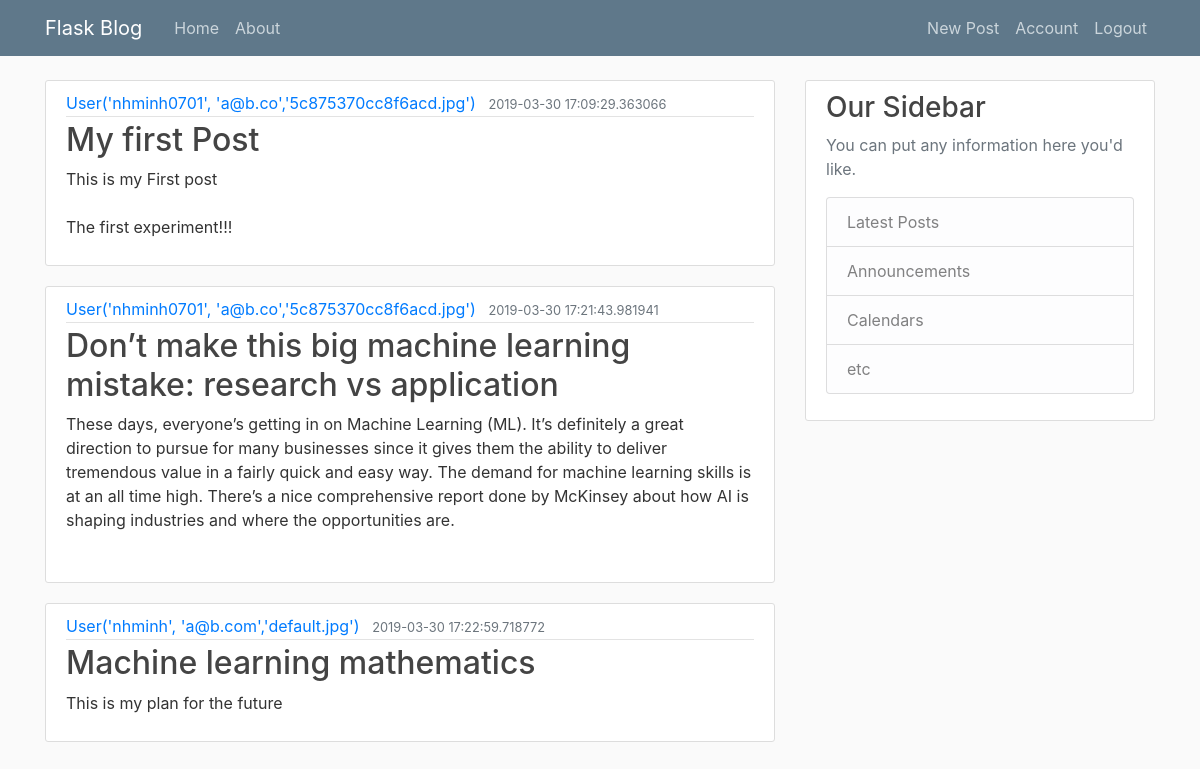
/home (signed in), run on the app's committed database.
### flaskblog/models.py (models this page shows, shortened)
class Post(db.Model):
    id = db.Column(db.Integer, primary_key=True)
    title = db.Column(db.String(100), nullable=False)
    date_posted = db.Column(db.DateTime, nullable=False, default=datetime.utcnow)
    content = db.Column(db.Text, nullable=False)
    user_id = db.Column(db.Integer, db.ForeignKey('user.id'), nullable=False)

class User(db.Model, UserMixin):
    id = db.Column(db.Integer, primary_key=True)
    username = db.Column(db.String(20), unique=True, nullable=False)
    email = db.Column(db.String(120), unique=True, nullable=False)
    image_file = db.Column(db.String(20), nullable=False, default='default.jpg')
    password = db.Column(db.String(60), nullable=False)
    posts = db.relationship('Post', backref='author',lazy=True)
    def __repr__(self):
        return f"User('{self.username}', '{self.email}','{self.image_file}')"

### flaskblog/routes.py (the view)
@app.route("/")
@app.route("/home")
def home():
    posts = Post.query.all()
    return render_template('home.html', posts = posts)

### flaskblog/models.py (called while the page is built)
@login_manager.user_loader
def load_user(user_id):
    return User.query.get(int(user_id))

### flaskblog/templates/home.html
{% extends "layout.html" %}
{% block content %}
	{% for post in posts %}
		<article class="media content-section">
			<div class="media-body">
				<div class="article-metadata">
					<a class="mr-2" href="#">{{ post.author }}</a>
					<small class="text-muted">{{ post.date_posted }}</small>
				</div>
				<h2><a class="article-title" href="#">{{ post.title }}</a></h2>
				<p class="article-content">{{ post.content }}</p>
			</div>
		</article>
	{% endfor %}
{% endblock content %}

### flaskblog/static/main.css (style rules this page uses)
body { background: #fafafa; color: #333333; margin-top: 5rem; }
h1, h2, h3, h4, h5, h6 { color: #444444; }
.content-section { background: #ffffff; padding: 10px 20px; border: 1px solid #dddddd; border-radius: 3px; margin-bottom: 20px; }
.article-title { color: #444444; }
.article-content { white-space: pre-line; }
.article-metadata { padding-bottom: 1px; margin-bottom: 4px; border-bottom: 1px solid #e3e3e3 }

### data on the page
Post: author "User('nhminh0701', 'a@b.co','5c875370cc8f6acd.jpg')", date_posted "2019-03-30 17:09:29.363066", title "My first Post", content "This is my First post The first experiment!!!"
Post: author "User('nhminh0701', 'a@b.co','5c875370cc8f6acd.jpg')", date_posted "2019-03-30 17:21:43.981941", title "Don’t make this big machine learning mistake: research vs application", content "These days, everyone’s getting in on Machine Learning (ML). It’s definitely a great direction to pursue for many businesses since it gives them the ability to deliver tremendous value in a fairly quick and easy way. The demand for machine learning skills is at an all time high. There’s a nice comprehensive report done by McKinsey about how AI is shaping industries and where the opportunities are."
Post: author "User('nhminh', 'a@b.com','default.jpg')", date_posted "2019-03-30 17:22:59.718772", title "Machine learning mathematics", content "This is my plan for the future"
